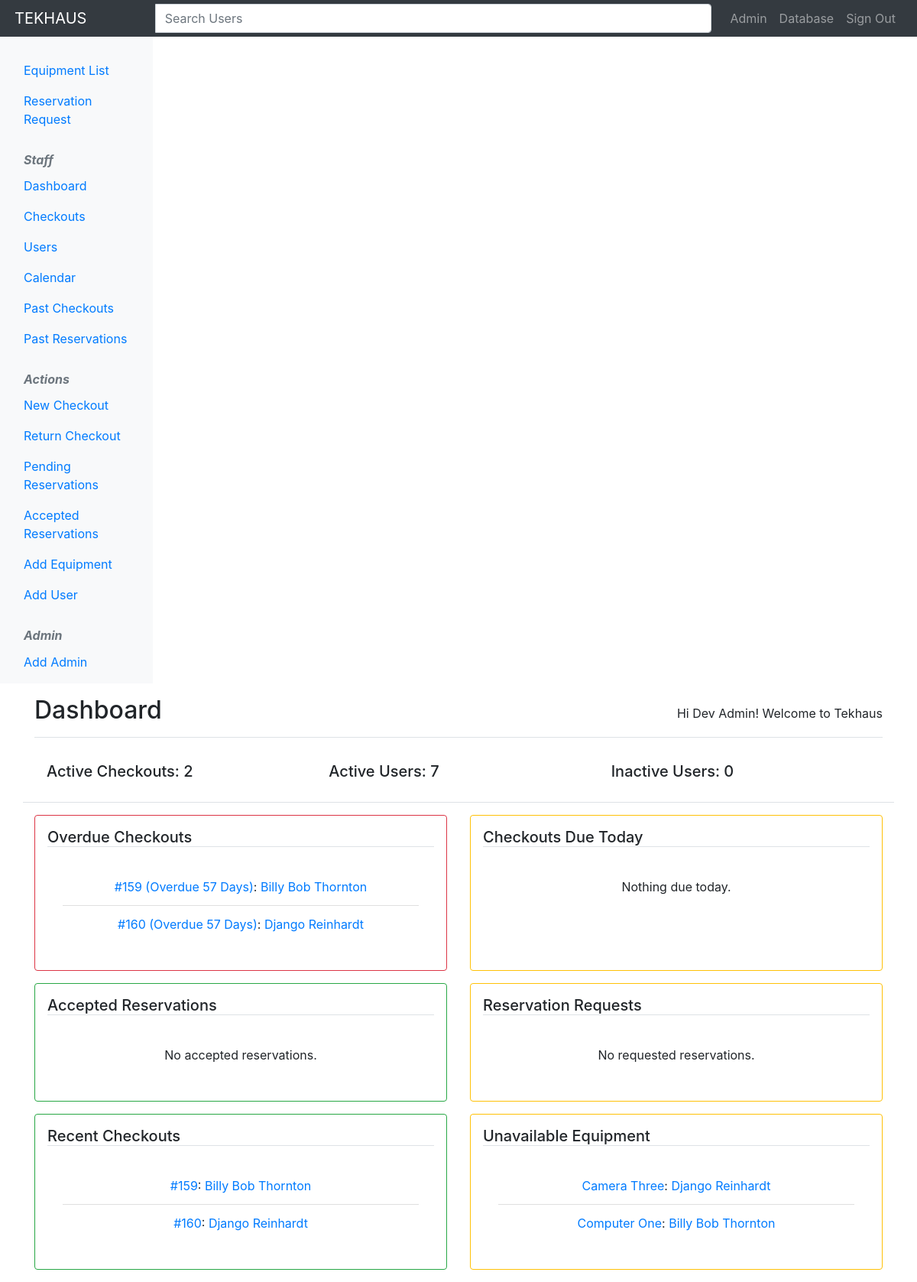
The app's page / (signed in), older data.
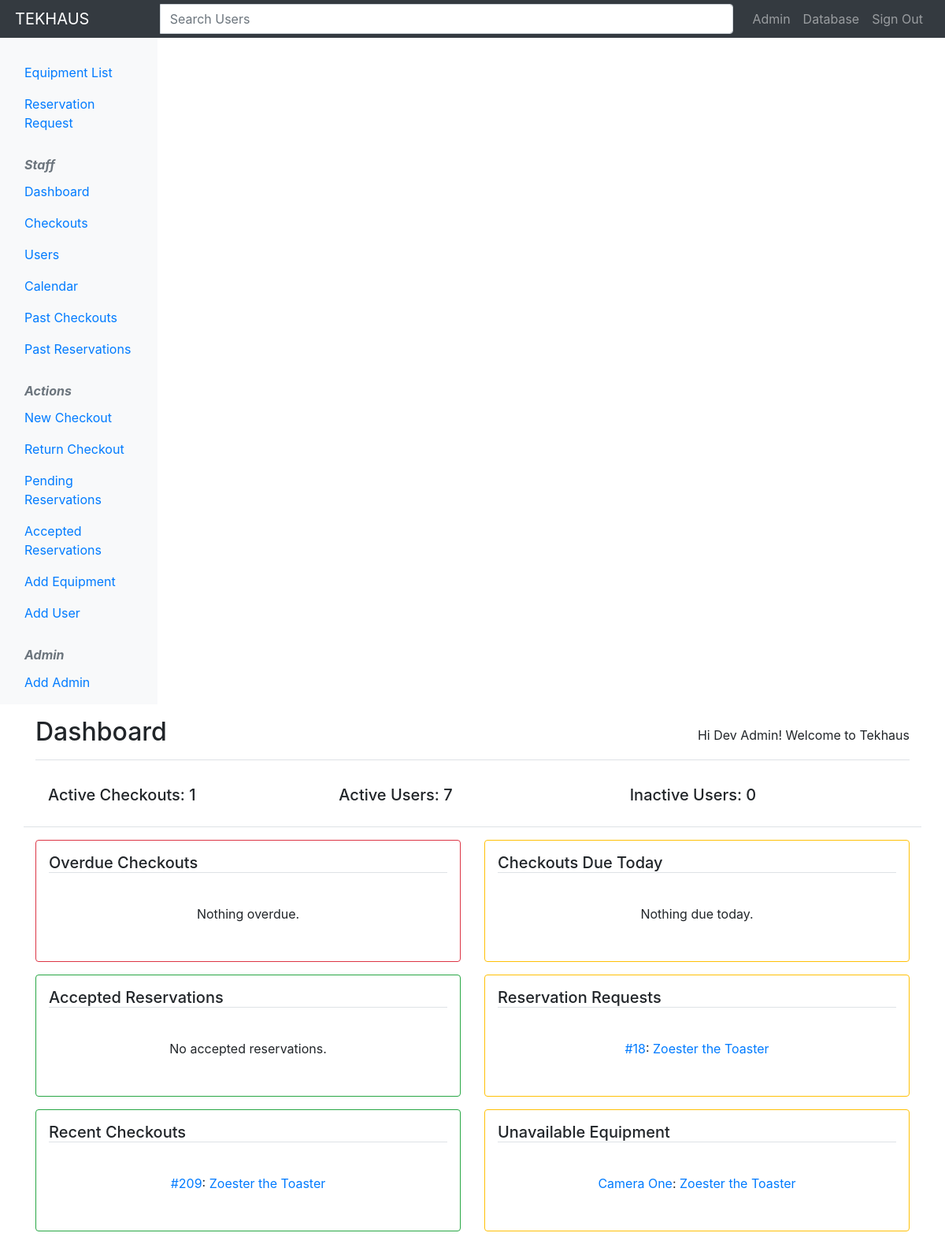
The same page, newer data.
### checkouts/models.py (models this page shows, shortened)
class Checkout(models.Model):
    student = models.ForeignKey(Student, on_delete=models.CASCADE)
    processed_by = models.ForeignKey(User, null=True, blank=True, on_delete=models.CASCADE)
    cameras = models.ManyToManyField(
        'Equipment',
        limit_choices_to={'category': 'camera'},
        related_name='cameras',
        blank=True)
    lights = models.ManyToManyField(
        'Equipment',
        limit_choices_to={'category': 'light'},
        related_name='lights',
        blank=True)
    computers = models.ManyToManyField(
        'Equipment',
        limit_choices_to={'category': 'computer'},
        related_name='computers',
        blank=True)
    projectors = models.ManyToManyField(
        'Equipment',
        limit_choices_to={'category': 'projector'},
        related_name='projectors',
        blank=True)
    audio = models.ManyToManyField(
        'Equipment',
        limit_choices_to={'category': 'audio'},
        related_name='audio',
        blank=True)
    misc = models.ManyToManyField(
        'Equipment',
        limit_choices_to={'category': 'misc'},
        related_name='miscellaneous',
        blank=True)
    borrow_date = models.DateField(null=False, blank=False, default=datetime.today, verbose_name='Date Borrowed')
    due_date = models.DateField(null=False, blank=False, default=datetime.today, verbose_name='Due Date')
    return_date = models.DateField(null=True, blank=True, verbose_name='Date Returned')
    completed = models.BooleanField(default=False)
    notes = models.TextField(null=True, blank=True, verbose_name='Checkout Notes')

class Student(models.Model):
    school_id = models.IntegerField(verbose_name='School ID')
    first_name = models.CharField(max_length=100, verbose_name='First Name')
    last_name = models.CharField(max_length=100, verbose_name='Last Name')
    primary_email = models.EmailField(max_length=100, verbose_name='Primary Email')
    secondary_email = models.EmailField(max_length=100, verbose_name='Secondary Email', blank=True)
    grad_year = models.IntegerField(verbose_name='Expected Graduation Year')
    active = models.BooleanField(default=True, verbose_name='Active')
    current_equipment = models.ManyToManyField('Equipment', related_name='current_equipment', blank=True)
    past_equipment = models.ManyToManyField('Equipment', related_name='past_equipment', blank=True)
    reservation_request = models.ForeignKey('Reservation', null=True, blank=True, on_delete=models.CASCADE)
    def __str__(self):
        return "{} {}".format(self.first_name, self.last_name)
    class Meta:
        verbose_name = 'Student'
        verbose_name_plural = 'Students'

class Equipment(models.Model):
    name = models.CharField(max_length=100)
    CATEGORIES = [
        ('camera', 'Camera'),
        ('light', 'Light'),
        ('computer', 'Computer'),
        ('projector', 'Projector'),
        ('audio', 'Audio'),
        ('misc', 'Miscellaneous'),
    ]
    category = models.CharField(choices=CATEGORIES, max_length=10)
    desc = models.CharField(max_length=255, verbose_name='Description')
    details = models.CharField(max_length=255, verbose_name='Additional Details')
    serial_num = models.CharField(max_length=50, verbose_name='Serial Number')
    availability = models.BooleanField(default=True, verbose_name='Available?')
    current_user = models.ForeignKey(Student, null=True, blank=True, on_delete=models.CASCADE)
    past_checkouts = models.ManyToManyField('Checkout', related_name='past_checkouts', blank=True)
    reservation_request = models.ForeignKey('Reservation', null=True, blank=True, on_delete=models.CASCADE)
    class Meta:
        verbose_name = 'Equipment'
        verbose_name_plural = 'Equipment'

class Reservation(models.Model):
    requested_by = models.ForeignKey(Student, on_delete=models.CASCADE)
    cameras = models.ManyToManyField(
        'Equipment',
        limit_choices_to={'category': 'camera'},
        related_name='reservation_cameras',
        blank=True)
    lights = models.ManyToManyField(
        'Equipment',
        limit_choices_to={'category': 'light'},
        related_name='reservation_lights',
        blank=True)
    computers = models.ManyToManyField(
        'Equipment',
        limit_choices_to={'category': 'computer'},
        related_name='reservation_computers',
        blank=True)
    projectors = models.ManyToManyField(
        'Equipment',
        limit_choices_to={'category': 'projector'},
        related_name='reservation_projectors',
        blank=True)
    audio = models.ManyToManyField(
        'Equipment',
        limit_choices_to={'category': 'audio'},
        related_name='reservation_audio',
        blank=True)
    misc = models.ManyToManyField(
        'Equipment',
        limit_choices_to={'category': 'misc'},
        related_name='reservation_miscellaneous',
        blank=True)
    request_date = models.DateField(null=False, blank=False, default=datetime.today, verbose_name='Request Date')
    due_date = models.DateField(null=False, blank=False, default=datetime.today, verbose_name='Due Date')
    notes = models.TextField(null=True, blank=True, verbose_name='Reservation Notes')
    accepted = models.BooleanField(default=False)
    completed = models.BooleanField(default=False)

### checkouts/views.py (the view)
# urls.py: path('', views.dashboard, name='home'),
@login_required()
def dashboard(request):
    today = date.today()
    recent_checkouts = Checkout.objects.filter(completed=False).order_by('-due_date')[:5]
    checkouts_due_today = Checkout.objects.filter(completed=False, due_date=today)
    overdue_checkouts = Checkout.objects.filter(completed=False, due_date__lt=today)
    active_checkouts = recent_checkouts.count()
    unavailable_equipment = Equipment.objects.filter(availability=False)
    active_users = Student.objects.filter(active=True).count()
    inactive_users = Student.objects.filter(active=False).count()
    pending_reservations = Reservation.objects.filter(completed=False, accepted=False)
    accepted_reservations = Reservation.objects.filter(accepted=True, completed=False)
    return render(request, 'checkouts/dashboard.html', context={
        'recent_checkouts': recent_checkouts,
        'checkouts_due_today': checkouts_due_today,
        'overdue_checkouts': overdue_checkouts,
        'active_checkouts': active_checkouts,
        'unavailable_equipment': unavailable_equipment,
        'active_users': active_users,
        'inactive_users': inactive_users,
        'pending_reservations': pending_reservations,
        'accepted_reservations': accepted_reservations
    })

### checkouts/templatetags/overdue_calculations.py (called while the page is built)
@register.filter
def overdue_days(due_date):
    now = datetime.today()
    today = now.date()
    if today > due_date:
        diff = today - due_date
        return diff.days
    elif due_date >= today:
        diff = due_date - today
        return diff.days

### checkouts/templates/checkouts/dashboard.html (shortened to what the changed rows need)
{% extends 'base.html' %}
{% block content %}
        {% if user.is_authenticated %}
        <div class="d-flex justify-content-between flex-wrap flex-md-nowrap align-items-center pb-2 mb-3 mt-3 border-bottom">
            <h2 class="h2">Dashboard</h2>
        </div>
        {% else %}
          <p>You are not sign in.</p>
          <button class="btn btn-primary" href="{% url 'login' %}">Sign In</button>
        {% endif %}
    <div class="row row-flex border-bottom mb-3 p-3">
        <div class="col">
            <h5 class="card-title">
                Active Checkouts: {% if active_checkouts %}
                {{ active_checkouts }}
                {% else %}
                0
                {% endif %}
            </h5>
        </div>
    </div>
    <div class="row row-flex">
        <div class="col d-flex">
            <div class="card flex-fill mb-3 p-md-3 card-btm-border card-shadow-danger border-danger">
                <div class="card-body text-center">
                     <ul class="list-group list-group-flush">
                        {% if overdue_checkouts %}
                            {% for checkout in overdue_checkouts %}
                                    <li class="list-group-item">
                                        {% load overdue_calculations %}
                                        <a href="{% url 'checkout_detail' checkout.id %}">#{{ checkout.id }} (Overdue {{ checkout.due_date|overdue_days}} Days)</a>:
                                        <a href="{% url 'student_detail' checkout.student.school_id %}">{{ checkout.student.first_name }} {{ checkout.student.last_name }}</a>
                                    </li>
                            {% endfor %}
                        {% else %}
                            <li class="list-group-item">Nothing overdue.</li>
                        {% endif %}
                    </ul>
                </div>
            </div>
        </div>
    </div>
    <div class="row">
        <div class="col d-flex">
            <div class="card flex-fill mb-3 p-md-3 card-btm-border card-shadow-warning border-warning">
                <div class="card-body text-center">
                    <ul class="list-group list-group-flush">
                        {% if pending_reservations %}
                            {% for reservation in pending_reservations %}
                                <li class="list-group-item">
                                    <a href="{% url 'reservation_detail'  reservation.id %}">#{{ reservation.id }}</a>:
                                    <a href="{% url 'student_detail' reservation.requested_by.school_id %}">{{ reservation.requested_by }}</a>
                                </li>
                            {% endfor %}
                        {% else %}
                            <li class="list-group-item">No requested reservations.</li>
                        {% endif %}
                    </ul>
                </div>
            </div>
        </div>
    </div>
    <div class="row">
        <div class="col d-flex">
            <div class="card flex-fill mb-3 p-md-3 card-btm-border card-shadow-success border-success">
                <div class="card-body text-center">
                <ul class="list-group list-group-flush">
                    {% if recent_checkouts %}
                        {% for checkout in recent_checkouts %}
                            <li class="list-group-item">
                                <a href="{% url 'checkout_detail' checkout.id %}">#{{ checkout.id }}</a>:
                                <a href="{% url 'student_detail' checkout.student.school_id %}">{{ checkout.student.first_name }} {{ checkout.student.last_name }}</a>
                            </li>
                        {% endfor %}
                    {% else %}
                        <li class="list-group-item">No active checkouts.</li>
                    {% endif %}
                </ul>
                </div>
            </div>
        </div>
        <div class="col d-flex">
            <div class="card flex-fill mb-3 p-md-3 card-btm-border card-shadow-warning border-warning">
                <div class="card-body text-center">
                    <ul class="list-group list-group-flush">
                        {% if unavailable_equipment %}
                            {% for equipment in unavailable_equipment %}
                                <li class="list-group-item">
                                    <a href="{% url 'equipment_detail' equipment.id %}">{{ equipment.name }}</a>:
                                    <a href="{% url 'student_detail' equipment.current_user.school_id %}">{{ equipment.current_user.first_name }} {{ equipment.current_user.last_name }}</a>
                                </li>
                            {% endfor %}
                        {% else %}
                            <li class="list-group-item">All equipment is available.</li>
                        {% endif %}
                    </ul>
                </div>
            </div>
        </div>
    </div>
{% endblock %}

Row changes from the older to the newer data that the page shows:
removed Checkout: id "159", due_date|overdue_days "57", student.first_name "Billy Bob", student.last_name "Thornton"
removed Checkout: id "160", due_date|overdue_days "57", student.first_name "Django", student.last_name "Reinhardt"
no longer on this page (row edited): Equipment: name "Camera Three", current_user.first_name "Django", current_user.last_name "Reinhardt"
no longer on this page (row edited): Equipment: name "Computer One", current_user.first_name "Billy Bob", current_user.last_name "Thornton"
added Reservation: id "18", requested_by "Zoester the Toaster"
added Checkout: id "209", student.first_name "Zoester", student.last_name "the Toaster", shown under "Recent Checkouts"
now on this page (row edited): Equipment: name "Camera One", current_user.first_name "Zoester", current_user.last_name "the Toaster"
Text that changed along with them:
{{ active_checkouts }}: "2" → "1"
text no longer shown: "No requested reservations."
text now shown: "Nothing overdue."
